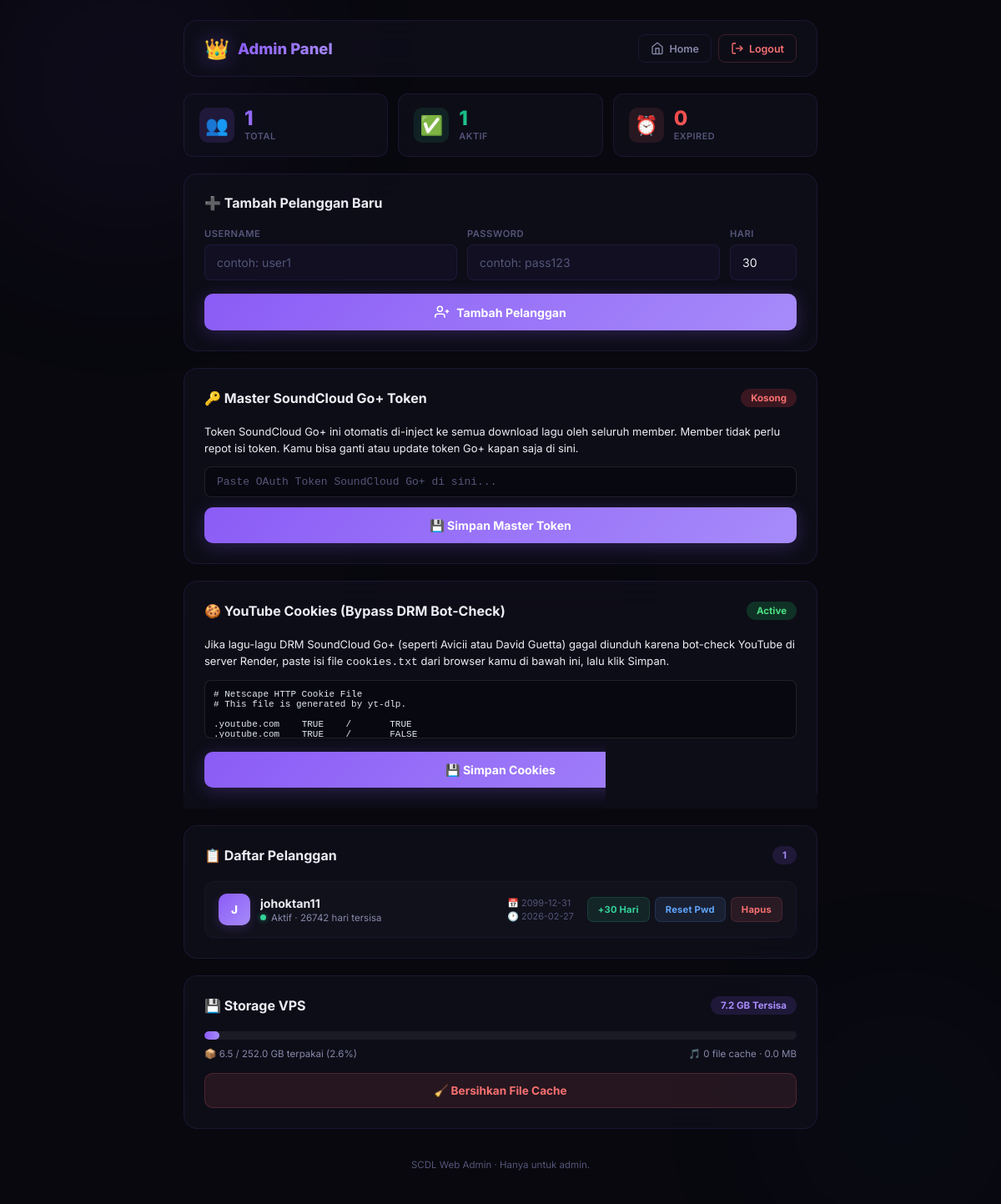
Before: /kelola-scdl (signed in) with the older database file.
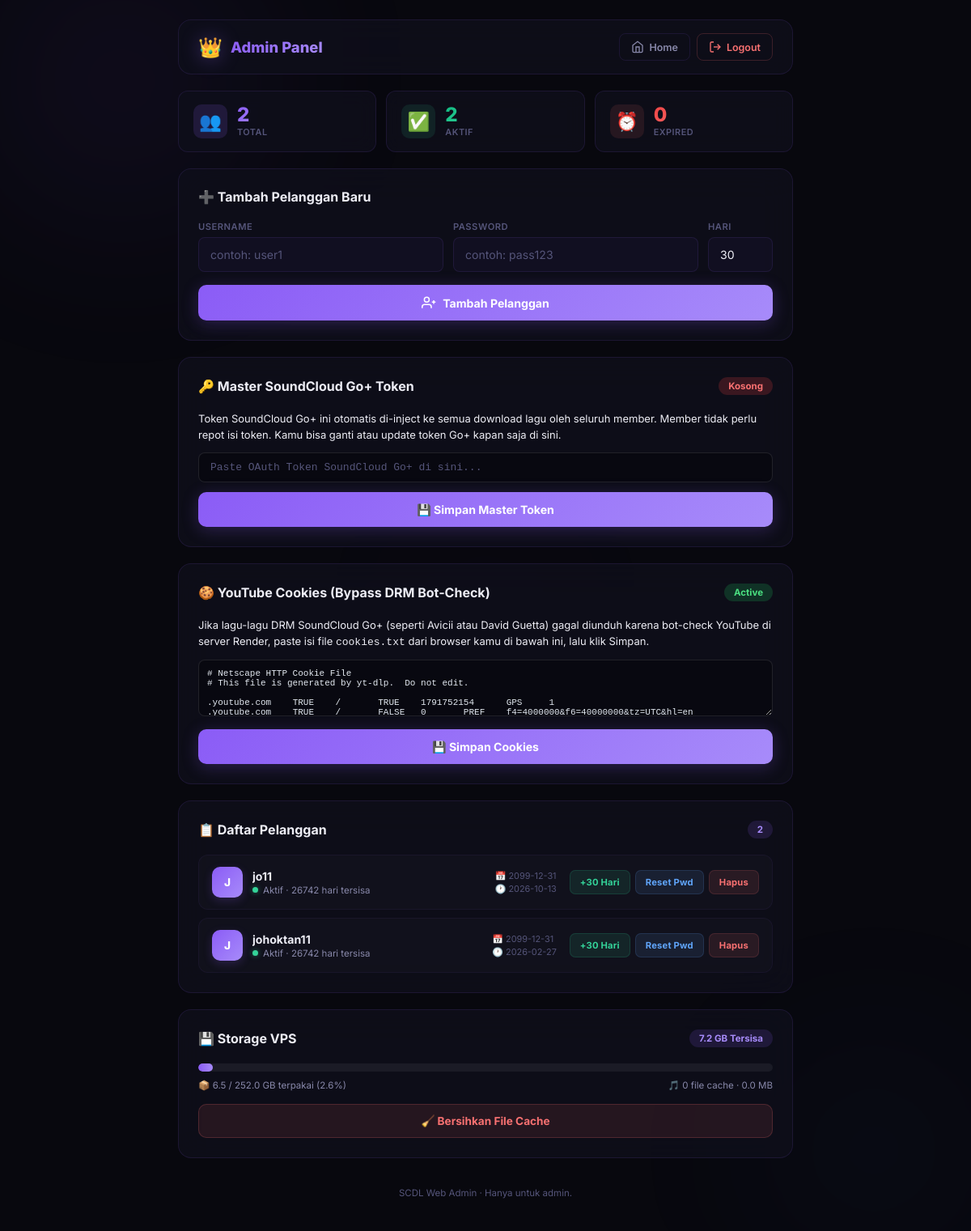
After: the same page with the newer database file.
### tables this page shows
CREATE TABLE users (
            id INTEGER PRIMARY KEY AUTOINCREMENT,
            username TEXT UNIQUE NOT NULL,
            password TEXT NOT NULL,
            is_admin INTEGER DEFAULT 0,
            expires_at TEXT,
            created_at TEXT DEFAULT CURRENT_TIMESTAMP
        , oauth_token TEXT);

### app.py (the view)
@app.route('/kelola-scdl')
@admin_required
def admin():
    return render_template('admin.html', **get_admin_context())

### app.py (called while the page is built)
@app.before_request
def make_session_permanent():
    session.permanent = True

def generate_csrf_token():
    if '_csrf_token' not in session:
        session['_csrf_token'] = secrets.token_hex(32)
    return session['_csrf_token']

def admin_required(f):
    @wraps(f)
    def decorated(*args, **kwargs):
        if 'user_id' not in session or not session.get('is_admin'):
            return redirect(url_for('admin_login'))
        return f(*args, **kwargs)
    return decorated

def get_disk_info():
    total_size = 0
    file_count = 0
    for dirpath, dirnames, filenames in os.walk(DOWNLOADS_DIR):
        for f in filenames:
            fp = os.path.join(dirpath, f)
            if os.path.exists(fp):
                total_size += os.path.getsize(fp)
                file_count += 1
    import shutil as sh
    disk = sh.disk_usage('/')
    return {
        'downloads_size_mb': round(total_size / (1024 * 1024), 1),
        'downloads_files': file_count,
        'disk_total_gb': round(disk.total / (1024**3), 1),
        'disk_used_gb': round(disk.used / (1024**3), 1),
        'disk_free_gb': round(disk.free / (1024**3), 1),
        'disk_percent': round((disk.used / disk.total) * 100, 1)
    }

def get_admin_context():
    cookies_path = os.path.join(os.path.dirname(__file__), 'cookies.txt')
    has_cookies = os.path.exists(cookies_path) and os.path.getsize(cookies_path) > 10
    cookies_content = ''
    if has_cookies:
        try:
            with open(cookies_path, 'r', encoding='utf-8') as f:
                cookies_content = f.read()
        except Exception:
            pass
    system_token = get_setting('soundcloud_oauth_token', '') or ''
    return {
        'users': get_all_users(),
        'disk': get_disk_info(),
        'has_cookies': has_cookies,
        'cookies_content': cookies_content,
        'system_token': system_token
    }

### db.py (called while the page is built)
def get_db():
    db_url = os.environ.get('DATABASE_URL', '') or DATABASE_URL
    if db_url:
        try:
            return PgDBConnection(db_url)
        except Exception as e:
            print(f"[DB ERROR] Error connecting to PostgreSQL ({e}), falling back to SQLite")
    return SqliteDBConnection(DB_PATH)

    def execute(self, sql, params=()):
        return self.conn.execute(sql, params)

    def close(self):
        self.conn.close()

### templates/admin.html (shortened to what this page needs)
<!DOCTYPE html>
<html lang="id">
<head>
    <link rel="stylesheet" href="{{ url_for('static', filename='admin.css') }}?v=3">
</head>
<body>
    <div class="admin-bg">
        <div class="admin-blob admin-blob-1"></div>
        <div class="admin-blob admin-blob-2"></div>
        <div class="admin-blob admin-blob-3"></div>
    </div>
    <div class="admin-container">
        <header class="admin-header">
            <div class="admin-header-left">
                <span class="admin-crown">👑</span>
                <h1>Admin Panel</h1>
            </div>
            <nav class="admin-nav">
                <a href="/" class="admin-nav-link">
                    <svg width="16" height="16" viewBox="0 0 24 24" fill="none" stroke="currentColor" stroke-width="2">
                        <path d="M3 9l9-7 9 7v11a2 2 0 0 1-2 2H5a2 2 0 0 1-2-2z" />
                        <polyline points="9 22 9 12 15 12 15 22" />
                    </svg>
                    Home
                </a>
                <a href="/logout" class="admin-nav-link admin-nav-danger">
                    <svg width="16" height="16" viewBox="0 0 24 24" fill="none" stroke="currentColor" stroke-width="2">
                        <path d="M9 21H5a2 2 0 0 1-2-2V5a2 2 0 0 1 2-2h4" />
                        <polyline points="16 17 21 12 16 7" />
                        <line x1="21" y1="12" x2="9" y2="12" />
                    </svg>
                    Logout
                </a>
            </nav>
        </header>
        <div class="admin-stats">
            <div class="stat-card">
                <div class="stat-icon">👥</div>
                <div class="stat-info">
                    <div class="stat-number">{{ users|length }}</div>
                    <div class="stat-label">Total</div>
                </div>
            </div>
            <div class="stat-card stat-card-green">
                <div class="stat-icon">✅</div>
                <div class="stat-info">
                    <div class="stat-number">{{ users|selectattr('is_active')|list|length }}</div>
                    <div class="stat-label">Aktif</div>
                </div>
            </div>
            <div class="stat-card stat-card-red">
                <div class="stat-icon">⏰</div>
                <div class="stat-info">
                    <div class="stat-number">{{ users|rejectattr('is_active')|list|length }}</div>
                    <div class="stat-label">Expired</div>
                </div>
            </div>
        </div>
        <div class="admin-card">
            <div class="admin-card-header">
                <h2>➕ Tambah Pelanggan Baru</h2>
            </div>
            <form method="POST" action="/kelola-scdl/add" autocomplete="off">
                <div class="add-form-grid">
                    <div class="add-field">
                        <label>Username</label>
                        <input type="text" name="username" placeholder="contoh: user1" required>
                    </div>
                    <div class="add-field">
                        <label>Password</label>
                        <input type="text" name="password" placeholder="contoh: pass123" required>
                    </div>
                    <div class="add-field">
                        <label>Hari</label>
                        <input type="number" name="days" value="30" min="1" max="365" required>
                    </div>
                </div>
                <button type="submit" class="admin-btn-primary">
                    <svg width="18" height="18" viewBox="0 0 24 24" fill="none" stroke="currentColor" stroke-width="2">
                        <path d="M16 21v-2a4 4 0 0 0-4-4H5a4 4 0 0 0-4 4v2" />
                        <circle cx="8.5" cy="7" r="4" />
                        <line x1="20" y1="8" x2="20" y2="14" />
                        <line x1="23" y1="11" x2="17" y2="11" />
                    </svg>
                    Tambah Pelanggan
                </button>
            </form>
        </div>
        <div class="admin-card">
            <div class="admin-card-header">
                <h2>🔑 Master SoundCloud Go+ Token</h2>
                {% if system_token %}
                <span class="admin-card-badge" style="background: rgba(34, 197, 94, 0.2); color: #4ade80;">Active</span>
                {% else %}
                <span class="admin-card-badge" style="background: rgba(239, 68, 68, 0.2); color: #f87171;">Kosong</span>
                {% endif %}
            </div>
            <p style="color: var(--text-muted); font-size: 13px; margin-bottom: 12px; line-height: 1.5;">
                Token SoundCloud Go+ ini otomatis di-inject ke semua download lagu oleh seluruh member. Member tidak perlu repot isi token. Kamu bisa ganti atau update token Go+ kapan saja di sini.
            </p>
            <form method="POST" action="/kelola-scdl/token" autocomplete="off">
                <div class="add-field" style="margin-bottom: 12px;">
                    <input type="text" name="system_token" value="{{ system_token or '' }}" placeholder="Paste OAuth Token SoundCloud Go+ di sini..." style="width: 100%; box-sizing: border-box; font-family: monospace; font-size: 13px; background: rgba(0,0,0,0.3); color: #e2e8f0; border: 1px solid rgba(255,255,255,0.1); border-radius: 8px; padding: 10px 14px;">
                </div>
                <div style="display: flex; gap: 10px;">
                    <button type="submit" class="admin-btn-primary">
                        💾 Simpan Master Token
                    </button>
                </div>
            </form>
        </div>
        <div class="admin-card">
            <div class="admin-card-header">
                <h2>🍪 YouTube Cookies (Bypass DRM Bot-Check)</h2>
                {% if has_cookies %}
                <span class="admin-card-badge" style="background: rgba(34, 197, 94, 0.2); color: #4ade80;">Active</span>
                {% else %}
                <span class="admin-card-badge" style="background: rgba(239, 68, 68, 0.2); color: #f87171;">Kosong</span>
                {% endif %}
            </div>
            <p style="color: var(--text-muted); font-size: 13px; margin-bottom: 12px; line-height: 1.5;">
                Jika lagu-lagu DRM SoundCloud Go+ (seperti Avicii atau David Guetta) gagal diunduh karena bot-check YouTube di server Render, paste isi file <code>cookies.txt</code> dari browser kamu di bawah ini, lalu klik Simpan.
            </p>
            <form method="POST" action="/kelola-scdl/cookies" autocomplete="off">
                <div class="add-field" style="margin-bottom: 12px;">
                    <textarea name="cookies_content" rows="4" placeholder="Paste teks Netscape cookies.txt di sini..." style="width: 100%; box-sizing: border-box; font-family: monospace; font-size: 11px; background: rgba(0,0,0,0.3); color: #e2e8f0; border: 1px solid rgba(255,255,255,0.1); border-radius: 8px; padding: 10px;">{{ cookies_content }}</textarea>
                </div>
                <div style="display: flex; gap: 10px;">
                    <button type="submit" class="admin-btn-primary">
                        💾 Simpan Cookies
                    </button>
                </div>
            </form>
        </div>
        <div class="admin-card">
            <div class="admin-card-header">
                <h2>📋 Daftar Pelanggan</h2>
                <span class="admin-card-badge">{{ users|length }}</span>
            </div>
            {% if users %}
            <div class="user-list">
                {% for user in users %}
                <div class="user-row">
                    <div class="user-info">
                        <div class="user-avatar">{{ user.username[0:1] | upper }}</div>
                        <div class="user-details">
                            <div class="user-name">{{ user.username }}</div>
                            <div class="user-meta">
                                {% if user.is_active %}
                                <span class="status-dot status-active"></span> Aktif · {{ user.days_left }} hari tersisa
                                {% else %}
                                <span class="status-dot status-expired"></span> Expired
                                {% endif %}
                            </div>
                        </div>
                    </div>
                    <div class="user-dates">
                        <span title="Tanggal expired">📅 {{ user.expires_at[:10] }}</span>
                        <span title="Tanggal dibuat">🕐 {{ user.created_at[:10] }}</span>
                    </div>
                    <div class="user-actions">
                        <form method="POST" action="/kelola-scdl/extend">
                            <button type="submit" class="action-btn action-extend" title="Perpanjang 30 hari">+30
                                Hari</button>
                        </form>
                        <form method="POST" action="/kelola-scdl/reset-password" id="reset-form-{{ user.id }}">
                            <button type="button" class="action-btn action-reset" title="Reset Kata Sandi"
                                onclick="resetPassword('{{ user.id }}', '{{ user.username }}')">Reset Pwd</button>
                        </form>
                        <form method="POST" action="/kelola-scdl/delete"
                            onsubmit="return confirm('Yakin hapus {{ user.username }}?')">
                            <button type="submit" class="action-btn action-delete" title="Hapus user">Hapus</button>
                        </form>
                    </div>
                </div>
                {% endfor %}
            </div>
            {% else %}
            <div class="empty-state">
                <div class="empty-icon">🪹</div>
                <p>Belum ada pelanggan.</p>
                <p class="empty-sub">Tambahkan pelanggan baru di form atas.</p>
            </div>
            {% endif %}
        </div>
        {% if disk %}
        <div class="admin-card">
            <div class="admin-card-header">
                <h2>💾 Storage VPS</h2>
                <span class="admin-card-badge">{{ disk.disk_free_gb }} GB Tersisa</span>
            </div>
            <div class="storage-info">
                <div class="storage-bar-wrap">
                    <div class="storage-bar" style="width: {{ disk.disk_percent }}%"></div>
                </div>
                <div class="storage-details">
                    <span>📦 {{ disk.disk_used_gb }} / {{ disk.disk_total_gb }} GB terpakai ({{ disk.disk_percent
                        }}%)</span>
                    <span>🎵 {{ disk.downloads_files }} file cache · {{ disk.downloads_size_mb }} MB</span>
                </div>
            </div>
            <form method="POST" action="/kelola-scdl/cleanup"
                onsubmit="return confirm('Yakin hapus semua file cache download?')">
                <button type="submit" class="admin-btn-cleanup">
                    🧹 Bersihkan File Cache
                </button>
            </form>
        </div>
        {% endif %}
        <footer class="admin-footer">
            SCDL Web Admin · Hanya untuk admin.
        </footer>
    </div>
</body>
</html>

Changed rows visible on the page:
added users: username "J", username "jo11", days_left "26742", expires_at "2099-12-31", created_at "2026-10-13"
Other visible differences:
{{ users|length }}: "1" → "2"
{{ users|selectattr('is_active')|list|length }}: "1" → "2"
